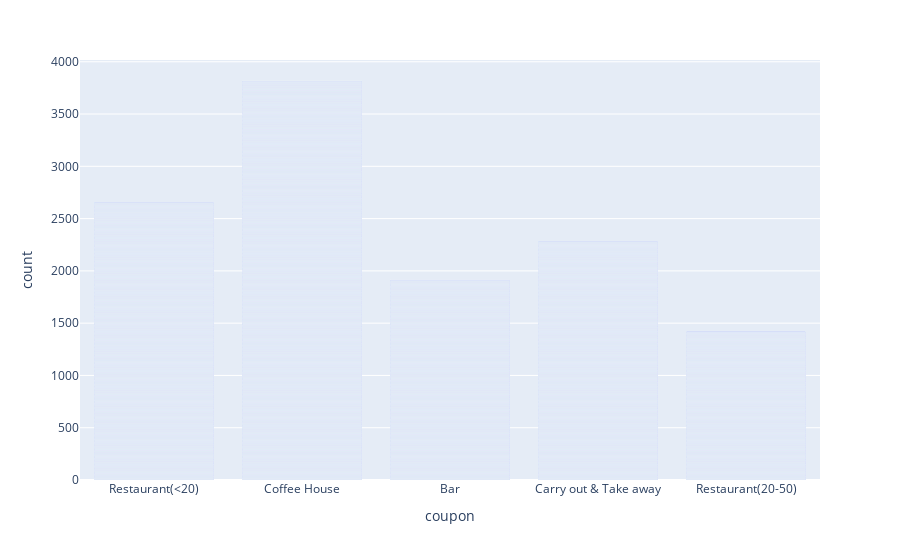

Here is the notebook cell this chart was saved with:
### Markdown cell above
### Will be importing Plotly to draw the bar chart

### Code cell
import plotly.express as px 
px.bar(data, x = 'coupon')

### Figure 1 — Plotly figure (JSON) as saved in the notebook; plotly's stock layout.template omitted (floating-point values rounded to 4 significant figures; data arrays with more than 128 entries replaced by an {"elided": "..."} marker saying what was removed)
{"data": [{"alignmentgroup": "True", "hovertemplate": "coupon=%{x}<br>count=%{y}<extra></extra>", "legendgroup": "", "marker": {"color": "#636efa", "pattern": {"shape": ""}}, "name": "", "offsetgroup": "", "orientation": "v", "showlegend": false, "textposition": "auto", "type": "bar", "x": {"elided": "12079 str values"}, "xaxis": "x", "y": {"elided": "12079 int values"}, "yaxis": "y"}], "layout": {"barmode": "relative", "legend": {"tracegroupgap": 0}, "margin": {"t": 60}, "xaxis": {"anchor": "y", "domain": [0, 1], "title": {"text": "coupon"}}, "yaxis": {"anchor": "x", "domain": [0, 1], "title": {"text": "count"}}}}
